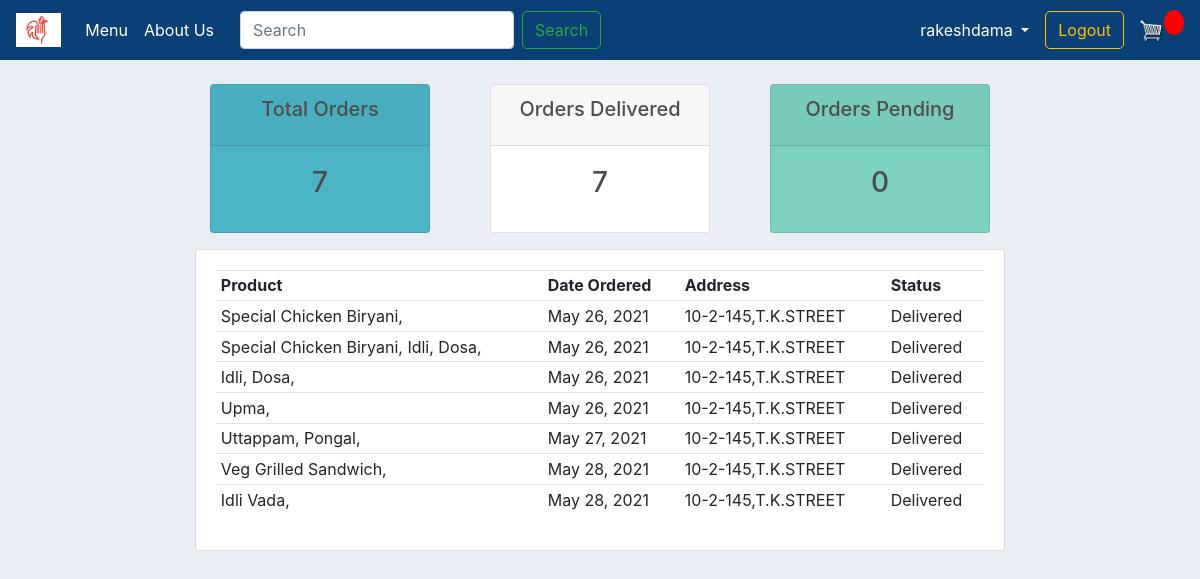
The page /user/ (signed in) on the database as committed earlier.
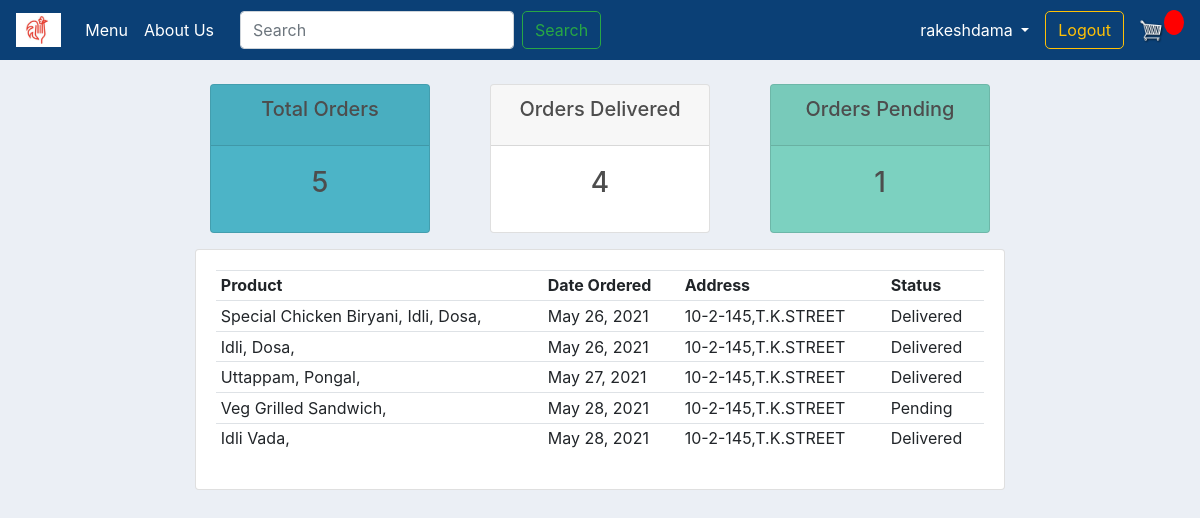
The same page on the database as committed later.
### store/models.py (models this page shows, shortened)
class OrderItem(models.Model):
    ORDER_TYPE = (
        ('HOME DELIVERY', 'HOME DELIVERY'),
        ('DINE IN', 'DINE IN'),
    )
    item = models.ForeignKey(Item, on_delete=models.SET_NULL, null=True)
    order = models.ForeignKey(Order, on_delete=models.SET_NULL, blank=True, null=True)
    quantity = models.IntegerField(default=0, null=True, blank=True)
    order_type = models.CharField(max_length=100, null=True, blank=True, choices=ORDER_TYPE, default=ORDER_TYPE[0][0])
    date_added = models.DateTimeField(auto_now_add=True)
    def __str__(self):
        return str(self.item)

class Item(models.Model):
    CATEGORY = (
        ('VEG', 'VEG'),
        ('NON-VEG', 'NON-VEG'),
        ('SNACKS', 'SNACKS'),
    )
    AVA = (
        ('Yes', 'Yes'),
        ('No', 'No'),
    )
    name = models.CharField(max_length=200, null=True)
    price = models.DecimalField(null=True, max_digits=10, decimal_places=2)
    category = models.CharField(max_length=200, null=True, choices=CATEGORY)
    description = models.CharField(max_length=500, null=True)
    image = models.ImageField(null=True, blank=True)
    available = models.CharField(max_length=200, null=True, choices=AVA, default=AVA[0][0])
    def __str__(self):
        return self.name

class Order(models.Model):
    STATUS = (
        ('Pending', 'Pending'),
        ('Delivered', 'Delivered'),
    )
    customer = models.ForeignKey(Customer, on_delete=models.SET_NULL, blank=True, null=True)
    date_ordered = models.DateTimeField(auto_now_add=True)
    complete = models.BooleanField(default=False, null=True, blank=False)
    transaction_id = models.CharField(max_length=200, null=True)
    status = models.CharField(max_length=200, null=True, choices=STATUS, default=STATUS[0][0])

class DeliveryInfo(models.Model):
    customer = models.ForeignKey(Customer, on_delete=models.SET_NULL, blank=True, null=True)
    order = models.ForeignKey(Order, on_delete=models.SET_NULL, blank=True, null=True)
    address = models.CharField(max_length=200, null=True)
    city = models.CharField(max_length=200, null=True)
    state = models.CharField(max_length=200, null=True)
    zip_code = models.CharField(max_length=200, null=True)
    date_added = models.DateTimeField(auto_now_add=True)
    def __str__(self):
        return self.address

### store/decorators.py (the view)
        def wrapper_func(request, *args, **kwargs):
            group = None
            if request.user.groups.exists():
                group = request.user.groups.all()[0].name
            if group in allowed_roles:
                return view_func(request, *args, **kwargs)
            else:
                return HttpResponse('You are not authorized to view this page')

### store/views.py (called while the page is built)
@login_required(login_url='login')
@allowed_users(allowed_roles=['customer', 'admin'])
def userPage(request):
    orders = request.user.customer.order_set.filter(complete='True')
    total_orders = orders.count()
    delivered = orders.filter(status='Delivered').count()
    quantity = OrderItem.quantity
    pending = orders.filter(status='Pending').count()
    context = {'orders': orders, 'total_orders': total_orders,
               'delivered': delivered, 'pending': pending, 'quantity': quantity}
    return render(request, 'stores/user.html', context)

### store/templates/stores/user.html
{% extends 'stores/main.html' %}
{% load static %}
{% block content %}
    {% include 'stores/status.html' %}
    <div class="row">
        <div class="col-md">
            <div class="card card-body">
                <table class="table table-sm">
                    <tr>
                        <th>Product</th>
                        <th>Date Ordered</th>
                        <th>Address</th>
                        <th>Status</th>
                    </tr>
                    {% for order in orders %}
                        <tr>
                            <td>
                                {% for i in order.orderitem_set.all %}
                                    {{ i }},
                                {% endfor %}
                            </td>
                            <td>{{ order.date_ordered|date }}</td>
                            <td>{{ order.deliveryinfo_set.first }}</td>
                            <td>{{ order.status }}</td>
                        </tr>
                    {% endfor %}
                </table>
            </div>
        </div>
    </div>
{% endblock content %}

Rows that differ between the two databases and show on the page:
removed Order: date_ordered "May 26, 2021", deliveryinfo_set.first "10-2-145,T.K.STREET", status "Delivered"
no longer on this page (row edited): OrderItem: item.name "Special Chicken Biryani", shown under "May 26, 2021"
removed Order: date_ordered "May 26, 2021", deliveryinfo_set.first "10-2-145,T.K.STREET", status "Delivered"
no longer on this page (row edited): OrderItem: item.name "Upma", shown under "May 26, 2021"
changed Order: status "Delivered" → "Pending"
Other text that changed with them:
{{ total_orders }}: "7" → "5"
{{ delivered }}: "7" → "4"
{{ pending }}: "0" → "1"
